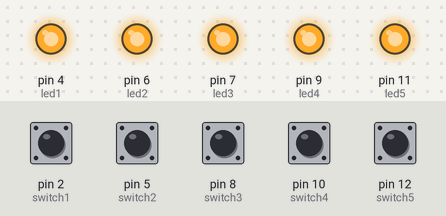
Recording of a sketch running on a simulated Arduino Uno, built with avr-gcc and run on an emulated ATmega328P. Shown: output pins drawn as LEDs (lit = HIGH). The test bench sets the inputs (shaded band); at power-on: pin 2 (switch1), pin 5 (switch2), pin 8 (switch3), pin 10 (switch4), pin 12 (switch5) HIGH.

Above: at 1.2 s.
1.3 s: pin 2 (switch1) pulled LOW for 0.15 s
At 2.3 s:
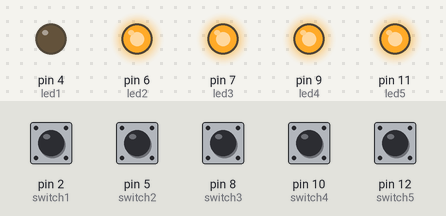
2.9 s: pin 5 (switch2) pulled LOW for 0.15 s
At 3.5 s:
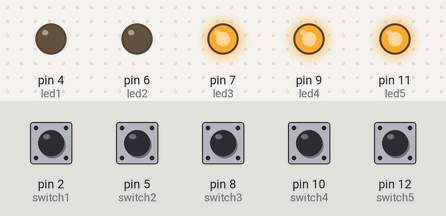
4.5 s: pin 8 (switch3) pulled LOW for 0.15 s
At 5.8 s:
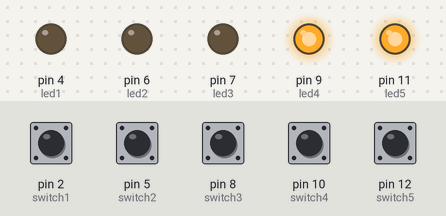
6.1 s: pin 10 (switch4) pulled LOW for 0.15 s
At 7.1 s:
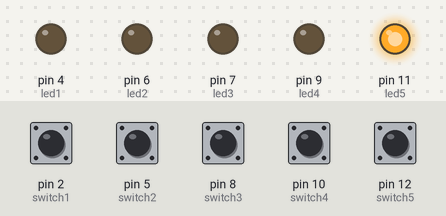
7.7 s: pin 12 (switch5) pulled LOW for 0.15 s
At 8.4 s:
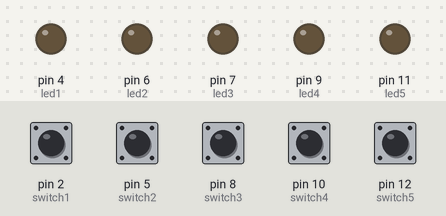
9.3 s: pin 2 (switch1) pulled LOW for 1 s
At 10.8 s:
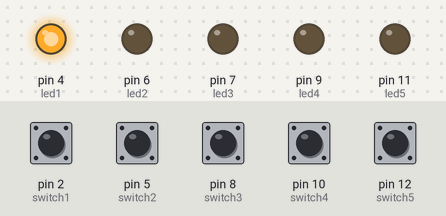
Timing chart, 0 to 12.3 s (numbered marks = the images above; inputs shaded):
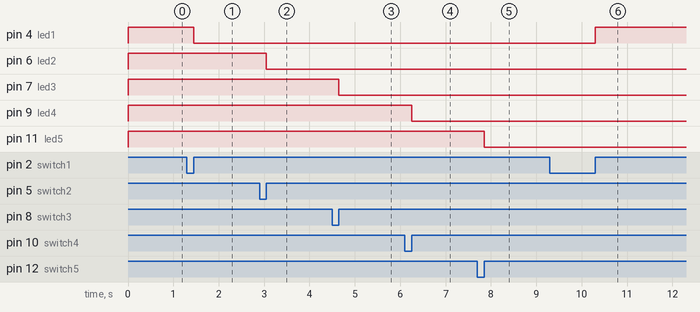

Measured:
- after the input at 1.3 s, pin 4 (led1): HIGH → LOW after 0.15 s
- after the input at 2.9 s, pin 6 (led2): HIGH → LOW after 0.15 s
- after the input at 4.5 s, pin 7 (led3): HIGH → LOW after 0.15 s
- after the input at 6.1 s, pin 9 (led4): HIGH → LOW after 0.15 s
- after the input at 7.7 s, pin 11 (led5): HIGH → LOW after 0.15 s
- after the input at 9.3 s, pin 4 (led1): LOW → HIGH after 1.0 s

The sketch:

tracker_2.ino
```cpp
int switch1 = 2;
int led1 = 4;

int switch2 = 5;
int led2 = 6;

int switch3 = 8;
int led3 = 7;

int switch4 = 10;
int led4 = 9;

int switch5 = 12;
int led5 = 11;

char oldSwitch1 = LOW;
char newSwitch1 = LOW;
char oldLED1 = LOW;
char newLED1 = LOW;

char oldSwitch2 = LOW;
char newSwitch2 = LOW;
char oldLED2 = LOW;
char newLED2 = LOW;

char oldSwitch3 = LOW;
char newSwitch3 = LOW;
char oldLED3 = LOW;
char newLED3 = LOW;

char oldSwitch4 = LOW;
char newSwitch4 = LOW;
char oldLED4 = LOW;
char newLED4 = LOW;

char oldSwitch5 = LOW;
char newSwitch5 = LOW;
char oldLED5 = LOW;
char newLED5 = LOW;

void setup() {
  pinMode(led1,OUTPUT);
  pinMode(switch1,INPUT_PULLUP);
  pinMode(led2,OUTPUT);
  pinMode(switch2,INPUT_PULLUP);
  pinMode(led3,OUTPUT);
  pinMode(switch3,INPUT_PULLUP);
  pinMode(led4,OUTPUT);
  pinMode(switch4,INPUT_PULLUP);
  pinMode(led5,OUTPUT);
  pinMode(switch5,INPUT_PULLUP);

}

void loop() {
  light1 ();
  light2 ();
  light3 ();
  light4 ();
  light5 ();
}

void light1(){
  newSwitch1 = digitalRead(switch1);
  newLED1 = digitalRead(led1);
    if (newSwitch1 && !oldSwitch1){
        if(newLED1 == LOW){
        digitalWrite(led1, HIGH);
        }
        else{
        digitalWrite(led1, LOW);
        }
    }
    // Update
    oldSwitch1 = newSwitch1;
    oldLED1 = newLED1;
}

void light2(){
  newSwitch2 = digitalRead(switch2);
  newLED2 = digitalRead(led2);
    if (newSwitch2 && !oldSwitch2){
        if(newLED2 == LOW){
        digitalWrite(led2, HIGH);
        }
        else{
        digitalWrite(led2, LOW);
        }
    }
    // Update
    oldSwitch2 = newSwitch2;
    oldLED2 = newLED2;
}

void light3(){
  newSwitch3 = digitalRead(switch3);
  newLED3 = digitalRead(led3);
    if (newSwitch3 && !oldSwitch3){
        if(newLED3 == LOW){
        digitalWrite(led3, HIGH);
        }
        else{
        digitalWrite(led3, LOW);
        }
    }
    // Update
    oldSwitch3 = newSwitch3;
    oldLED3 = newLED3;
}

void light4(){
  newSwitch4 = digitalRead(switch4);
  newLED4 = digitalRead(led4);
    if (newSwitch4 && !oldSwitch4){
        if(newLED4 == LOW){
        digitalWrite(led4, HIGH);
        }
        else{
        digitalWrite(led4, LOW);
        }
    }
    // Update
    oldSwitch4 = newSwitch4;
    oldLED4 = newLED4;
}

void light5(){
  newSwitch5 = digitalRead(switch5);
  newLED5 = digitalRead(led5);
    if (newSwitch5 && !oldSwitch5){
        if(newLED5 == LOW){
        digitalWrite(led5, HIGH);
        }
        else{
        digitalWrite(led5, LOW);
        }
    }
    // Update
    oldSwitch5 = newSwitch5;
    oldLED5 = newLED5;
}
```
